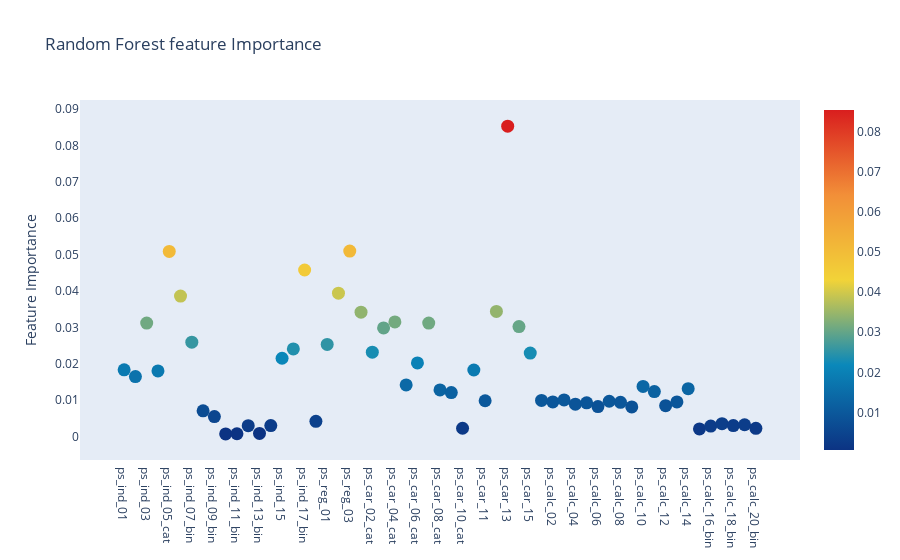

The code cell stored with this chart in its notebook:
### Markdown cell above
### Plot.ly Scatter Plot of feature importance

### Code cell
trace = go.Scatter( y = rf.feature_importances_,
                   x = features,
                   mode = 'markers',
                   marker = dict(
                   sizemode = 'diameter',
                   sizeref = 1,
                   size = 13,
                   color = rf.feature_importances_,
                   colorscale = 'Portland',
                   showscale = True),
                   text = features)

data = [trace]

layout = go.Layout(autosize=True,
                  title = 'Random Forest feature Importance',
                  hovermode = 'closest',
                  xaxis = dict(
                      ticklen = 5,
                      showgrid = False,
                      zeroline = False,
                      showline = False),
                  yaxis = dict(
                      title = 'Feature Importance',
                      showgrid = False,
                      zeroline = False,
                      ticklen = 5,
                      gridwidth = 2),
                  showlegend = False)

fig = go.Figure(data = data, layout = layout)
py.iplot(fig, filename = 'scatter 2010')

### Figure 1 — Plotly figure (JSON) as saved in the notebook; plotly's stock layout.template omitted (floating-point values rounded to 4 significant figures)
{"data": [{"marker": {"color": [0.01832, 0.01646, 0.03115, 0.01801, 0.05087, 0.03859, 0.0259, 0.00703, 0.005456, 0.0007028, 0.0007345, 0.002957, 0.0008148, 0.002991, 0.0215, 0.02405, 0.04575, 0.00416, 0.0253, 0.03939, 0.05095, 0.03416, 0.02315, 0.02983, 0.03148, 0.01416, 0.02022, 0.03116, 0.01277, 0.01205, 0.002245, 0.01826, 0.009813, 0.03435, 0.0853, 0.0302, 0.02292, 0.009891, 0.009486, 0.01002, 0.008859, 0.009244, 0.008201, 0.009671, 0.009379, 0.008114, 0.01374, 0.01234, 0.008446, 0.009489, 0.01313, 0.002055, 0.002858, 0.003509, 0.002973, 0.003206, 0.002232], "colorscale": [[0, "rgb(12,51,131)"], [0.25, "rgb(10,136,186)"], [0.5, "rgb(242,211,56)"], [0.75, "rgb(242,143,56)"], [1, "rgb(217,30,30)"]], "showscale": true, "size": 13, "sizemode": "diameter", "sizeref": 1}, "mode": "markers", "text": ["ps_ind_01", "ps_ind_02_cat", "ps_ind_03", "ps_ind_04_cat", "ps_ind_05_cat", "ps_ind_06_bin", "ps_ind_07_bin", "ps_ind_08_bin", "ps_ind_09_bin", "ps_ind_10_bin", "ps_ind_11_bin", "ps_ind_12_bin", "ps_ind_13_bin", "ps_ind_14", "ps_ind_15", "ps_ind_16_bin", "ps_ind_17_bin", "ps_ind_18_bin", "ps_reg_01", "ps_reg_02", "ps_reg_03", "ps_car_01_cat", "ps_car_02_cat", "ps_car_03_cat", "ps_car_04_cat", "ps_car_05_cat", "ps_car_06_cat", "ps_car_07_cat", "ps_car_08_cat", "ps_car_09_cat", "ps_car_10_cat", "ps_car_11_cat", "ps_car_11", "ps_car_12", "ps_car_13", "ps_car_14", "ps_car_15", "ps_calc_01", "ps_calc_02", "ps_calc_03", "ps_calc_04", "ps_calc_05", "ps_calc_06", "ps_calc_07", "ps_calc_08", "ps_calc_09", "ps_calc_10", "ps_calc_11", "ps_calc_12", "ps_calc_13", "ps_calc_14", "ps_calc_15_bin", "ps_calc_16_bin", "ps_calc_17_bin", "ps_calc_18_bin", "ps_calc_19_bin", "ps_calc_20_bin"], "type": "scatter", "x": ["ps_ind_01", "ps_ind_02_cat", "ps_ind_03", "ps_ind_04_cat", "ps_ind_05_cat", "ps_ind_06_bin", "ps_ind_07_bin", "ps_ind_08_bin", "ps_ind_09_bin", "ps_ind_10_bin", "ps_ind_11_bin", "ps_ind_12_bin", "ps_ind_13_bin", "ps_ind_14", "ps_ind_15", "ps_ind_16_bin", "ps_ind_17_bin", "ps_ind_18_bin", "ps_reg_01", "ps_reg_02", "ps_reg_03", "ps_car_01_cat", "ps_car_02_cat", "ps_car_03_cat", "ps_car_04_cat", "ps_car_05_cat", "ps_car_06_cat", "ps_car_07_cat", "ps_car_08_cat", "ps_car_09_cat", "ps_car_10_cat", "ps_car_11_cat", "ps_car_11", "ps_car_12", "ps_car_13", "ps_car_14", "ps_car_15", "ps_calc_01", "ps_calc_02", "ps_calc_03", "ps_calc_04", "ps_calc_05", "ps_calc_06", "ps_calc_07", "ps_calc_08", "ps_calc_09", "ps_calc_10", "ps_calc_11", "ps_calc_12", "ps_calc_13", "ps_calc_14", "ps_calc_15_bin", "ps_calc_16_bin", "ps_calc_17_bin", "ps_calc_18_bin", "ps_calc_19_bin", "ps_calc_20_bin"], "y": [0.01832, 0.01646, 0.03115, 0.01801, 0.05087, 0.03859, 0.0259, 0.00703, 0.005456, 0.0007028, 0.0007345, 0.002957, 0.0008148, 0.002991, 0.0215, 0.02405, 0.04575, 0.00416, 0.0253, 0.03939, 0.05095, 0.03416, 0.02315, 0.02983, 0.03148, 0.01416, 0.02022, 0.03116, 0.01277, 0.01205, 0.002245, 0.01826, 0.009813, 0.03435, 0.0853, 0.0302, 0.02292, 0.009891, 0.009486, 0.01002, 0.008859, 0.009244, 0.008201, 0.009671, 0.009379, 0.008114, 0.01374, 0.01234, 0.008446, 0.009489, 0.01313, 0.002055, 0.002858, 0.003509, 0.002973, 0.003206, 0.002232]}], "layout": {"autosize": true, "hovermode": "closest", "showlegend": false, "title": {"text": "Random Forest feature Importance"}, "xaxis": {"showgrid": false, "showline": false, "ticklen": 5, "zeroline": false}, "yaxis": {"gridwidth": 2, "showgrid": false, "ticklen": 5, "title": {"text": "Feature Importance"}, "zeroline": false}}}
